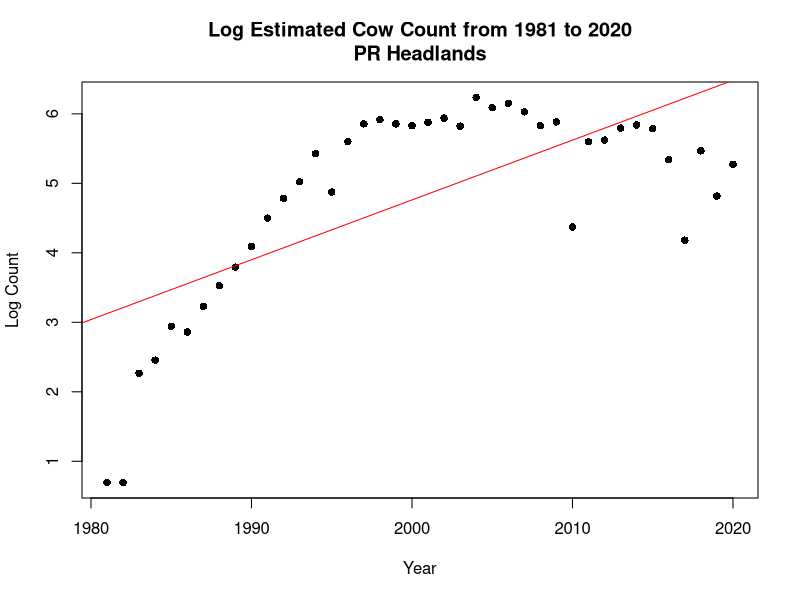
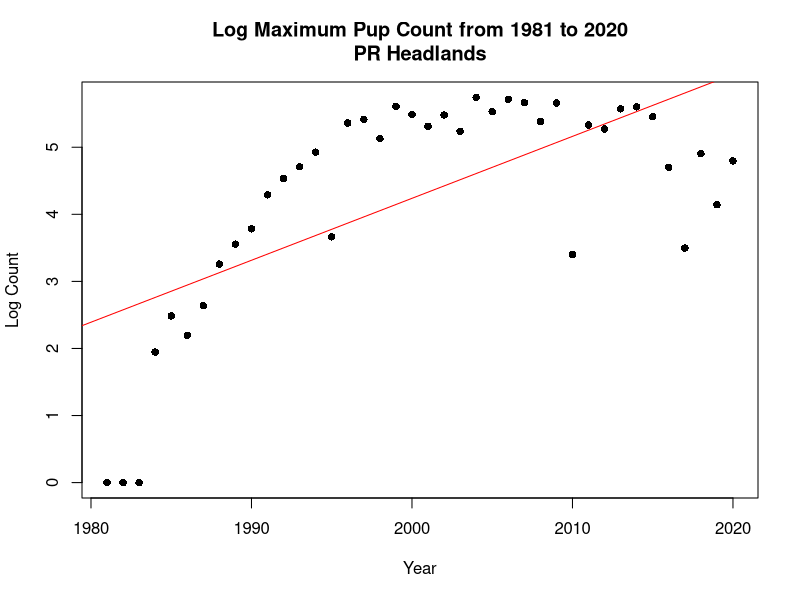
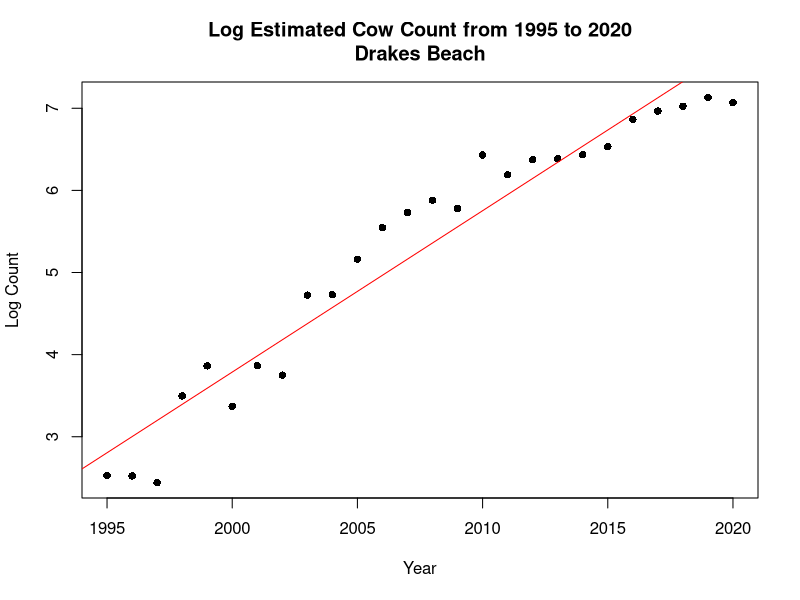
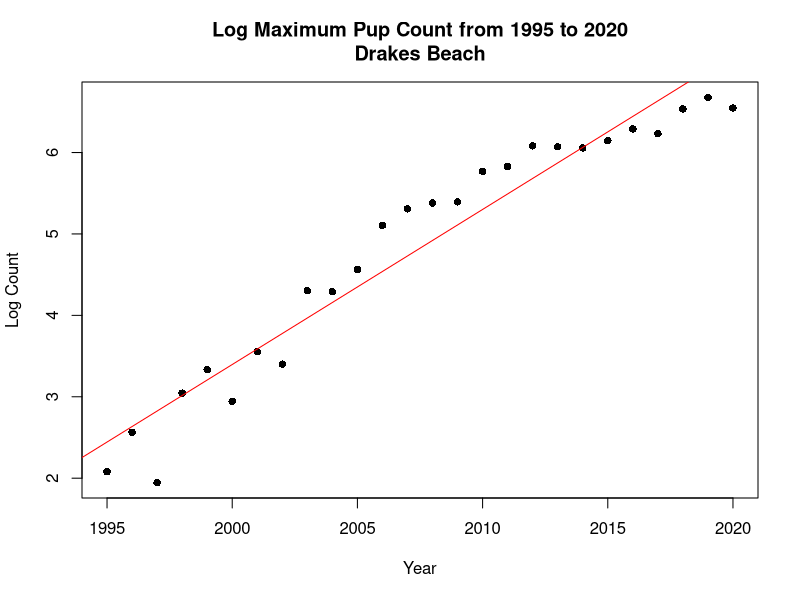
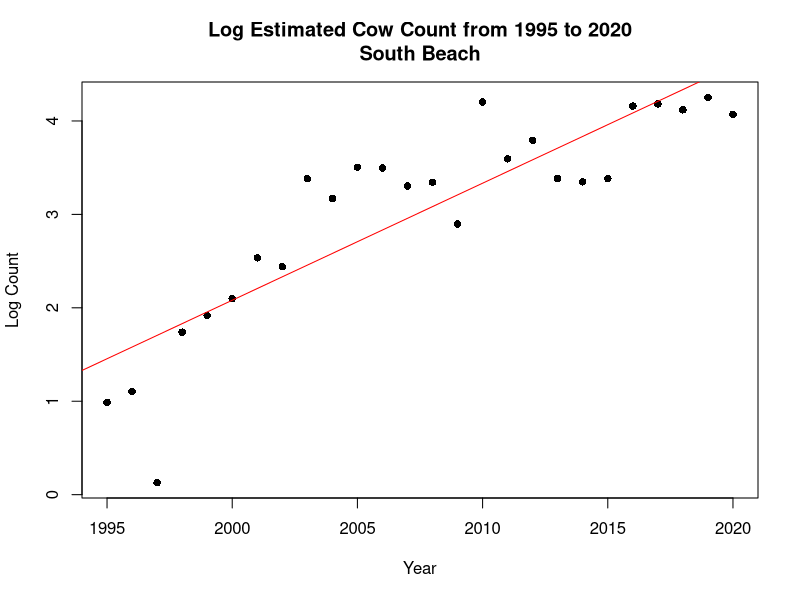
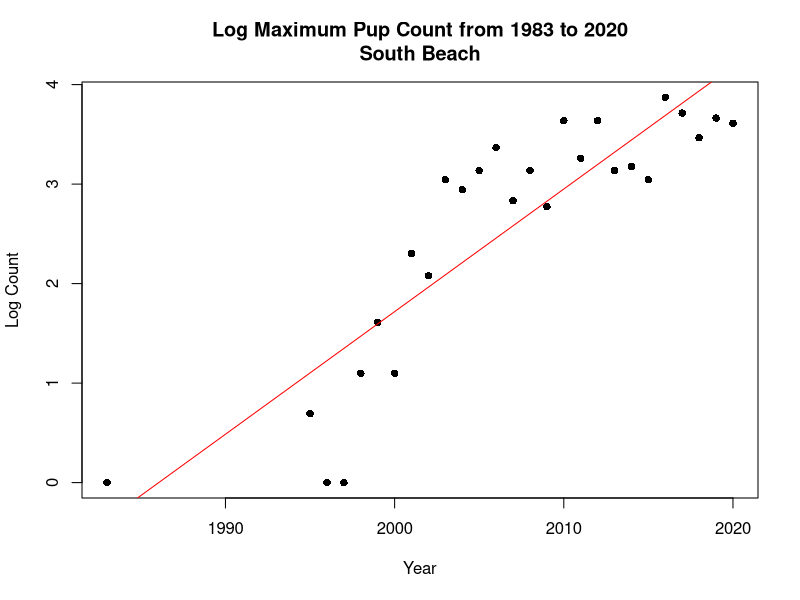
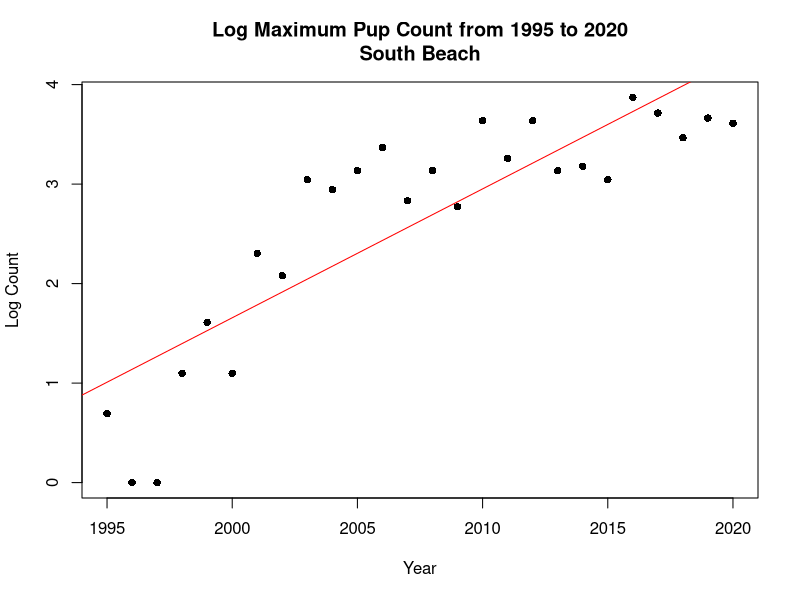
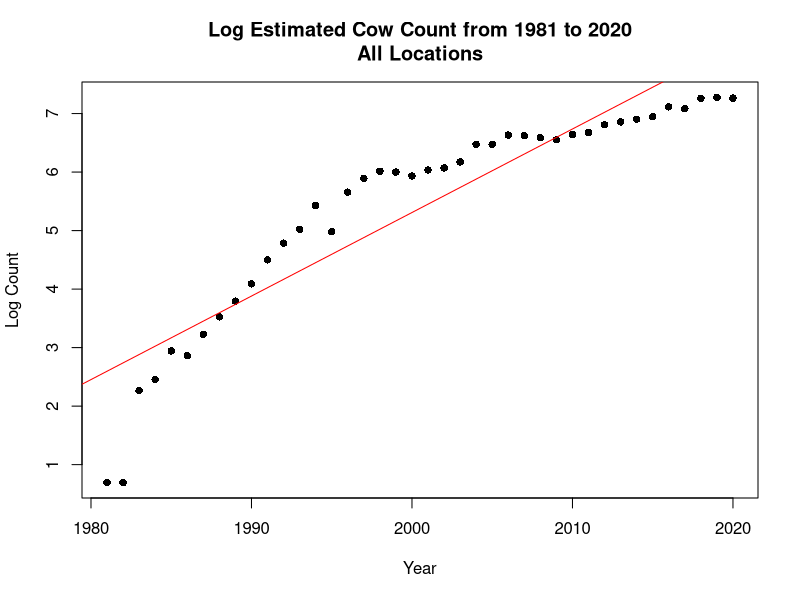

These figures' R source, in order:
#test
library("readxl")
library(dplyr)
library(lme4)
library(gamm4)

#setwd("~/Internship Summer 2021")
seals <- read_excel("Data/Eseal_1981-2020.xlsx")
# get rid of weird column
seals <- subset(seals, select = -(...6))

###############################
###Exploratory Data Analysis###
###############################

# get rid of deadpup (550 instances)
seals <- subset(seals, Age !="DEADPUP")

seals_date <- strptime(seals$Date, format="%Y-%m-%d")

# months included in the data set:
# 0 (Jan), 1 (Feb), 2 (March), 10 (Nov), 11 (Dec)

# write a function to get each season defined as November Year1 to March Year2
# for example season 0 is Nov 1980 to March 1981, season 1 is Nov 1981 to March 1982... season 9 is Nov 1989 to March 1990... season 39 is Nov 2019 to March 2020
# works for dates passed in as POSIXlt

get_season <- function(date) {
  if (date$mon > 6) {season <- date$year - 80}
  else season <- date$year - 81 
  return(season)
}

# function that does get_season on every item in a list
get_season_all <- function(lst) {
  vec <- vector("list", length(lst))
  for (i in 1:length(lst)) {
    vec[[i]] <- get_season(lst[[i]])
  }
  return(vec)
}

# function that gets the year corresponding to the season, useful for plotting
get_year <- function(date) {
  if (date$mon > 6) { 
    return(date$year+1901)
  } else {
    return(date$year+1900)
  }
}

# function that does get_year on every item in a list
get_year_all <- function(lst) {
  vec <- numeric()
  for (i in 1:length(lst)) {
    vec <- c(vec, get_year(lst[[i]]))
  }
  return(vec)
}

# now that we have the seasons we can add them to the tables
seals$season <- get_season_all(seals_date)
seals$year <- get_year_all(seals_date)
seals$month_day <- format(seals$Date, format="%m-%d")
# get rid of space in col name
colnames(seals)[5] <- "Survey_Type"

####################
######COW WORK######
####################

cows <- subset(seals, Age == "COW")

# grab cows by location
PRcows <- subset(cows, Location == "PR Headlands")
DBcows <- subset(cows, Location == "Drakes Beach")
SBcows <- subset(seals, Age == "COW" & Location == "South Beach")


# from Condit
Date <- format(seq(as.Date("1981-01-11"), as.Date("1981-02-08"), by="days"), format="%m-%d")
Multiplier <- c(2.295, 2.107, 1.946, 1.810, 1.693, 1.593, 1.507, 1.434, 1.372, 1.319, 1.274, 1.236, 1.206, 1.181, 1.161, 1.147, 1.138, 1.133, 1.134, 1.139, 1.149, 1.165, 1.186, 1.214, 1.249, 1.292, 1.343, 1.405, 1.479)
Upper <- c(2.678, 2.427, 2.222, 2.056, 1.916, 1.797, 1.696, 1.606, 1.528, 1.463, 1.406, 1.357, 1.316, 1.283, 1.254, 1.230, 1.213, 1.203, 1.200, 1.207, 1.225, 1.253, 1.287, 1.328, 1.378, 1.427, 1.513, 1.597, 1.702)
Lower <- c(1.888, 1.762, 1.650, 1.555, 1.472, 1.401, 1.340, 1.290, 1.246, 1.210, 1.179, 1.154, 1.133, 1.116, 1.104, 1.096, 1.091, 1.089, 1.087, 1.088, 1.093, 1.102, 1.115, 1.134, 1.159, 1.190, 1.228, 1.276, 1.333)
multiplierTable <- data.frame(Date=Date, Lower=Lower, Multiplier=Multiplier, Upper=Upper)

# function to estimate the population using Condit et al.
# not sure how to vectorize so it only works for rows of a table, not a whole table
# returns 0 if the date is out of the range Condit provided
estimate_pop <- function(row, multTbl) {
  if (row$month_day %in% multTbl$Date) {
    m <- multTbl$Multiplier[multTbl$Date == row$month_day] 
    return(m * row$Count)
  } else {
    return(0)
  }
}

# function for lower bound
estimate_pop_lower <- function(row, multTbl) {
  if (row$month_day %in% multTbl$Date) {
    m <- multTbl$Lower[multTbl$Date == row$month_day] 
    return(m * row$Count)
  } else {
    return(0)
  }
}

# function for upper bound
estimate_pop_upper <- function(row, multTbl) {
  if (row$month_day %in% multTbl$Date) {
    m <- multTbl$Upper[multTbl$Date == row$month_day] 
    return(m * row$Count)
  } else {
    return(0)
  }
}

# function that estimates the population for a table
estimate_pop_table <- function(table, multTbl) {
  vec <- numeric()
  lower <- numeric()
  upper <- numeric()
  for (i in 1:nrow(table)) {
    row <- table[i, ]
    est <- estimate_pop(row, multTbl)
    l <- estimate_pop_lower(row, multTbl)
    u <- estimate_pop_upper(row, multTbl)
    vec <- c(vec, est)
    lower <- c(lower, l)
    upper <- c(upper, u)
  }
  table$estimate <- vec
  table$lower <- lower
  table$upper <- upper
  return(table)
}

PRcows <- estimate_pop_table(PRcows, multiplierTable)
DBcows <- estimate_pop_table(DBcows, multiplierTable)
SBcows <- estimate_pop_table(SBcows, multiplierTable)


# determine which seasons don't fall into the date range now given by Sarah Codde: Jan 26 to Feb 2
peakDays <- format(seq(as.Date("1981-01-26"), as.Date("1981-02-02"), by="days"), format="%m-%d")

validate_dates <- function(table) {
  valid <- logical()
  for (i in 1:nrow(table)) {
    row <- table[i, ]
    isit <- row$month_day %in% peakDays
    valid <- c(valid, isit)
  }
  table$valid_date <- valid
  return(table)
}

PRcows <- validate_dates(PRcows)
DBcows <- validate_dates(DBcows)
SBcows <- validate_dates(SBcows)

# determine which years/seasons have observations during the peak Days
# returns a list of booleans where each element is a boolean value and named the season it corresponds to
valid_seasons <- function(table) {
  seasons <- unique(table$season) 
  vec <- vector("list", length(seasons))
  names(vec) <- seasons
  for (i in 1:length(seasons)) {
    tb <- subset(table, season == seasons[[i]]) 
    for (j in 1:nrow(tb)) {
      row <- tb[j, ]
      if (row$valid_date == TRUE) {
        vec[[i]] <- TRUE
      } 
    }
    if (is.null(vec[[i]])) {
      vec[[i]] <- FALSE
    }
  }
  return(vec)
}

# takes in a list returned by valid_seasons and a table with all counts for a location
# returns max counts in peakDays if they exist. if not then just take max count regardless of date
get_max <- function(list, table) {
  df <- data.frame(Date=as.Date(character()), Location=character(), Age=character(), Count=numeric(), Survey_Type=character(), season=numeric(), month_day=character(), estimate=numeric(), lower=numeric(), upper=numeric(), valid_date=logical())
  for (i in 1:length(list)) {
    tb <- subset(table, season == as.numeric(names(list)[i]))
    if (list[[i]]) { #you do have a valid date for that season
      tb <- subset(tb, month_day %in% peakDays)
    } 
    tb <- tb %>% slice(which.max(Count))
    df <- rbind(df, tb)
  }
  return(df)
}

PRvalszn <- valid_seasons(PRcows)
PRcows_max_count <- get_max(PRvalszn, PRcows)
#season 2 only has observations before peakDays, here uses max count

PRcows0 <- subset(PRcows, season == 0)
# three observations on Jan 6, 7, 8 all with a count of 2, set estimate and CI to 2 as well
PRcows_max_count$estimate[PRcows_max_count$season == 0] <- PRcows0$Count[1]
PRcows_max_count$lower[PRcows_max_count$season == 0] <- PRcows0$Count[1]
PRcows_max_count$upper[PRcows_max_count$season == 0] <- PRcows0$Count[1]

PRcows1 <- subset(PRcows, season == 1)
# highest count of 2 occurs on Jan 6, 7, 9, and 11, set estimate and CI to 2 as well
PRcows_max_count$estimate[PRcows_max_count$season == 1] <- PRcows1$Count[PRcows1$month_day == "01-11"]
PRcows_max_count$lower[PRcows_max_count$season == 1] <- PRcows1$Count[PRcows1$month_day == "01-11"]
PRcows_max_count$upper[PRcows_max_count$season == 1] <- PRcows1$Count[PRcows1$month_day == "01-11"]
PRcows_max_count$month_day[PRcows_max_count$season == 1] <- "01-11"
PRcows_max_count$Date[PRcows_max_count$season == 1] <- PRcows1$Date[5]

PRcows13 <- subset(PRcows, season == 13)
# no counts between 1/14 and 2/9
# max count occurs on Feb 9 with a count of 154
# use the Feb 9 count * Feb 8 multiplier (because it's only one day off)
PRcows_max_count$estimate[PRcows_max_count$season == 13] <- PRcows13$Count[PRcows13$month_day == "02-09"] * multiplierTable$Multiplier[multiplierTable$Date == "02-08"]
PRcows_max_count$upper[PRcows_max_count$season == 13] <- PRcows13$Count[PRcows13$month_day == "02-09"] * multiplierTable$Upper[multiplierTable$Date == "02-08"]
PRcows_max_count$lower[PRcows_max_count$season == 13] <- PRcows13$Count[PRcows13$month_day == "02-09"] * multiplierTable$Lower[multiplierTable$Date == "02-08"]


DBvalszn <- valid_seasons(DBcows)
DBcows_max_count <- get_max(DBvalszn, DBcows)
# guidance from Sarah Codde on season 39: "I'm pretty confident we missed the peak due to bad visibility (fog) 
# and then there was a quick drop off in numbers by 1/31. I think the count on 1/23 is a true peak. I think this 
# should be the one exception (to taking dates between 1/26 and 2/2) and we should keep this one."
# without the following code, this defaults to 1/31 for count (932) and estimate (1070.868)
DB39 <- subset(DBcows, season == 39)
DBcows_max_count$Date[DBcows_max_count$season == 39] <- DB39$Date[DB39$month_day == "01-23"]
DBcows_max_count$month_day[DBcows_max_count$season == 39] <-  "01-23"
DBcows_max_count$valid_date[DBcows_max_count$season == 39] <- FALSE
DBcows_max_count$Count[DBcows_max_count$season == 39] <- DB39$Count[DB39$month_day == "01-23"] #974
DBcows_max_count$estimate[DBcows_max_count$season == 39] <- DB39$estimate[DB39$month_day == "01-23"] #1174.644
DBcows_max_count$lower[DBcows_max_count$season == 39] <- DB39$lower[DB39$month_day == "01-23"]
DBcows_max_count$upper[DBcows_max_count$season == 39] <- DB39$upper[DB39$month_day == "01-23"]


SBvalszn <- valid_seasons(SBcows)
SBcows_max_count <- get_max(SBvalszn, SBcows)
#SB seasons 14/15 okay as is because few observations

# calculate totals across locations for cows
# pass in tbales for each location and col as a string 
total_max_count <- function(PR, SB, DB, col) {
  vec <- numeric()
  for (i in 0:39) {
    a <- PR[[col]][PR$season == i]
    if (identical(a, numeric(0))) { a <- 0}
    b <- SB[[col]][SB$season == i]
    if (identical(b, numeric(0))) { b <- 0}
    c <- DB[[col]][DB$season == i]
    if (identical(c, numeric(0))) { c <- 0}
    vec <- c(vec, a + b + c)
  }
  return(vec)
}

# total max count for all locations
cow_max_total <- total_max_count(PRcows_max_count, SBcows_max_count, DBcows_max_count, "Count")
# estimations for all locations
cow_est_total <- total_max_count(PRcows_max_count, SBcows_max_count, DBcows_max_count, "estimate")
cow_est_lower_total <- total_max_count(PRcows_max_count, SBcows_max_count, DBcows_max_count, "lower")
cow_est_upper_total <- total_max_count(PRcows_max_count, SBcows_max_count, DBcows_max_count, "upper")


# plot total estimates and max counts for each season
#plot(1981:2020, cow_est_total, main="Estimated Cow Count from 1981 to 2020\nAll Locations", xlab="Year", ylab='Estimate', pch=15)
#lines(1981:2020, cow_est_total)
#lines(1981:2020, cow_est_lower_total, col="grey")
#lines(1981:2020, cow_est_upper_total, col="grey")

# can also plot for each location
# these plots will plot 0 for missing estimates
#plot(1981:2020, PRcows_max_count$estimate, main="Estimated Cow Count from 1981 to 2020\nPR Headlands", xlab="Year", ylab='Estimate', pch=15)
#lines(1981:2020, PRcows_max_count$estimate)
#lines(1981:2020, PRcows_max_count$lower, col="grey")
#lines(1981:2020, PRcows_max_count$upper, col="grey")

#plot(1995:2020, DBcows_max_count$estimate, main="Estimated Cow Count from 1995 to 2020\nDrakes Beach", xlab="Year", ylab='Estimate', pch=15)
#lines(1995:2020, DBcows_max_count$estimate)
#lines(1995:2020, DBcows_max_count$lower, col="grey")
#lines(1995:2020, DBcows_max_count$upper, col="grey")

#plot(1995:2020, SBcows_max_count$estimate, main="Estimated Cow Count from 1995 to 2020\nSouth Beach", xlab="Year", ylab='Estimate', pch=15)
#lines(1995:2020, SBcows_max_count$estimate)
#lines(1995:2020, SBcows_max_count$lower, col="grey")
#lines(1995:2020, SBcows_max_count$upper, col="grey")

####################
######PUP WORK######
####################

# subset data by age class
# i visually inspected epups and pups_only and didn't see overlap in date and location so change all "EPUPS" to "PUPS"
pups <- subset(seals, Age == "PUP" | Age == "EPUP") 
pups$Age[pups$Age == "EPUP"] <- "PUP"

# just like for cows, we want to have counts from the peak days (Jan 26 to Feb 2)
pups <- validate_dates(pups)

# subset by location and determine which locations have observations during the peak Days to grab the max counts during the peak
PRpups <- subset(pups, Location == "PR Headlands")
PRvalsznp <- valid_seasons(PRpups)
PRpups_max_count <- get_max(PRvalsznp, PRpups)
# seasons 0, 1, 2, 13 do not have observations during the peak days. checked out visually and i'm ok with what was output by get_max


DBpups <- subset(pups, Location == "Drakes Beach")
DBvalsznp <- valid_seasons(DBpups)
DBpups_max_count <- get_max(DBvalsznp, DBpups)
# has a count for each season during the peak days

SBpups <- subset(pups, Location == "South Beach")
SBvalsznp <- valid_seasons(SBpups)
SBpups_max_count <- get_max(SBvalsznp, SBpups)
# seasons 14 and 15 both only have two observations, all of which are outside of peak days. i'm ok with what was output by get_max

# total pups up across locations. pups don't move between beaches so you can total different peak days
pups_max_total <- total_max_count(PRpups_max_count, SBpups_max_count, DBpups_max_count, "Count")

# also want to look at pups and weaned pups together. weaned pups might move between beaches so we need to take a max count from a single day each year

# takes in a table and returns a list indexed by season
# each item in the returned list is a list of all locations counts exist for in that season
which_seasons <- function(table) {
  seasons <- unique(table$season) 
  vec <- vector("list", length(seasons))
  names(vec) <- seasons
  for (i in 1:length(seasons)) {
    tb <- subset(table, season == seasons[[i]])
    locations <- unique(tb$Location)
    vec[[i]] <- locations
  }
  return(vec)
}

# returns a table with dates and counts combined across locations
combine_counts <- function(list, table) {
  df <- data.frame(Date=as.Date(character()), Count=numeric(), season=numeric(), year=numeric(), valid_date=logical(), month_day=character())
  for (i in 1:length(list)) {
    szn <- as.numeric(names(list)[i])
    yr <- szn + 1981
    locations <- list[[i]]
    t <- subset(table, season == szn)
    dates <- unique(t$Date)
    for (j in 1:length(dates)) {
      d <- subset(t, Date == dates[j])
      sum <- 0
      for (k in 1:nrow(d)) {
        sum <- sum + d[k, ]$Count
      }
      r <- data.frame(dates[j], sum, szn, yr, d$valid_date[1], d$month_day[1])
      names(r) <- c("Date", "Count", "season", "year", "valid_date", "month_day")
      df <- rbind(df, r)
    }
  }
  return(df)
}

wnr <- subset(seals, Age == "WNR")
wnr <- validate_dates(wnr)
pw <- rbind(wnr, pups)

pw_locations <- which_seasons(pw)
pw_all <- combine_counts(pw_locations, pw)
pwvalszn <- valid_seasons(pw_all) 
# we have at least 1 observation during the peak days except for seasons 0, 1, and 13 
# as before, seasons 0, 1 have only a handful of observations and 13 doesn't have any observations between 1/14 and 2/9
pw_all_max_counts <- get_max(pwvalszn , pw_all)

# plot Pups and Weaned Pups
#title <- paste ("Maximum Pup and Weaned Pup Counts")
#plot(pw_all_max_counts$year, pw_all_max_counts$Count, main=title, xlab="Year", ylab='Maximum Count', pch=15)
#lines(pw_all_max_counts$year, pw_all_max_counts$Count)


####################
###Tidy(ish) Data###
####################

########COWS########

# puts the data assembled above into a tidy(ish) data format with columns:
# Age ("COW", "PUP", "PUPWNR"); Year (1981:2020); Location ("PR Headlands", "Drakes Beach", "South Beach", "All");
# Count; Count_Type ("max", "estimate", "lower_est", "upper_est")

tidyCows <- data.frame(Age=character(), Year=numeric(), Location=character(), Count=numeric(), Count_Type=character())
season <- 1

for (i in 1981:2020) {
  # grab PR for season iteratively
  PR <- subset(PRcows_max_count, year==i)
  PR <- PR[, c(2, 3, 4, 7, 9, 10, 11)]
  
  max <- data.frame("COW", i, "PR Headlands", PR$Count, "max")
  names(max) <- c("Age", "Year", "Location", "Count", "Count_Type")
  tidyCows <- rbind(tidyCows, max)
  
  est <- data.frame("COW", i, "PR Headlands", PR$estimate, "estimate")
  names(est) <- c("Age", "Year", "Location", "Count", "Count_Type")
  tidyCows <- rbind(tidyCows, est)
  
  low <- data.frame("COW", i, "PR Headlands", PR$lower, "lower estimate")
  names(low) <- c("Age", "Year", "Location", "Count", "Count_Type")
  tidyCows <- rbind(tidyCows, low)
  
  up <- data.frame("COW", i, "PR Headlands", PR$upper, "upper estimate")
  names(up) <- c("Age", "Year", "Location", "Count", "Count_Type")
  tidyCows <- rbind(tidyCows, up)
  
  # grab DB and SB counts when they exist (above season 13)
  if (i >= 1995) {
    DB <- subset(DBcows_max_count, year==i)
    DB <- DB[, c(2, 3, 4, 7, 9, 10, 11)]
    
    max <- data.frame("COW", i, "Drakes Beach", DB$Count, "max")
    names(max) <- c("Age", "Year", "Location", "Count", "Count_Type")
    tidyCows <- rbind(tidyCows, max)
    
    est <- data.frame("COW", i, "Drakes Beach", DB$estimate, "estimate")
    names(est) <-c("Age", "Year", "Location", "Count", "Count_Type")
    tidyCows <- rbind(tidyCows, est)
    
    low <- data.frame("COW", i, "Drakes Beach", DB$lower, "lower estimate")
    names(low) <- c("Age", "Year", "Location", "Count", "Count_Type")
    tidyCows <- rbind(tidyCows, low)
    
    up <- data.frame("COW", i, "Drakes Beach", DB$upper, "upper estimate")
    names(up) <- c("Age", "Year", "Location", "Count", "Count_Type")
    tidyCows <- rbind(tidyCows, up)
    
    SB <- subset(SBcows_max_count, year==i)
    SB <- SB[, c(2, 3, 4, 7, 9, 10, 11)]
    
    max <- data.frame("COW", i, "South Beach", SB$Count, "max")
    names(max) <-c("Age", "Year", "Location", "Count", "Count_Type")
    tidyCows <- rbind(tidyCows, max)
    
    est <- data.frame("COW", i, "South Beach", SB$estimate, "estimate")
    names(est) <- c("Age", "Year", "Location", "Count", "Count_Type")
    tidyCows <- rbind(tidyCows, est)
    
    low <- data.frame("COW", i, "South Beach", SB$lower, "lower estimate")
    names(low) <- c("Age", "Year", "Location", "Count", "Count_Type")
    tidyCows <- rbind(tidyCows, low)
    
    up <- data.frame("COW", i, "South Beach", SB$upper, "upper estimate")
    names(up) <- c("Age", "Year", "Location", "Count", "Count_Type")
    tidyCows <- rbind(tidyCows, up)
  }
  
  
  # get the conts from all locations
  max <- data.frame("COW", i, "All", cow_max_total[season], "max")
  names(max) <- c("Age", "Year", "Location", "Count", "Count_Type")
  tidyCows <- rbind(tidyCows, max)
  
  est <- data.frame("COW", i, "All", cow_est_total[season], "estimate")
  names(est) <- c("Age", "Year", "Location", "Count", "Count_Type")
  tidyCows <- rbind(tidyCows, est)
  
  low <- data.frame("COW", i, "All", cow_est_lower_total[season], "lower estimate")
  names(low) <- c("Age", "Year", "Location", "Count", "Count_Type")
  tidyCows <- rbind(tidyCows, low)
  
  up <- data.frame("COW", i, "All", cow_est_upper_total[season], "upper estimate")
  names(up) <- c("Age", "Year", "Location", "Count", "Count_Type")
  tidyCows <- rbind(tidyCows, up)
  season <- season + 1
}

########PUPS########

tidyPups <- data.frame(Age=character(), Year=numeric(), Location=character(), Count=numeric(), Count_Type=character())
season <- 1
for (i in 1981:2020) {
  PR <- subset(PRpups_max_count, year == i)
  if (nrow(PR) > 0) {
    t <- data.frame("PUP", i, "PR Headlands", PR$Count, "max")
    names(t) <- c("Age", "Year", "Location", "Count", "Count_Type")
    tidyPups <- rbind(tidyPups, t)
  }
  
  DB <- subset(DBpups_max_count, year == i)
  if (nrow(DB) > 0) {
    t <- data.frame("PUP", i, "Drakes Beach", DB$Count, "max")
    names(t) <- c("Age", "Year", "Location", "Count", "Count_Type")
    tidyPups <- rbind(tidyPups, t)
  }
  
  SB <- subset(SBpups_max_count, year == i)
  if (nrow(SB) > 0) {
    t <- data.frame("PUP", i, "South Beach", SB$Count, "max")
    names(t) <- c("Age", "Year", "Location", "Count", "Count_Type")
    tidyPups <- rbind(tidyPups, t)
  }
  
  t <- data.frame("PUP", i, "All", pups_max_total[season], "max")
  names(t) <- c("Age", "Year", "Location", "Count", "Count_Type")
  tidyPups <- rbind(tidyPups, t)
  season <- season + 1
  
  pws <- subset(pw_all_max_counts, year == i)
  t <- data.frame("PUP&WNR", i, "All", pws$Count, "max")
  names(t) <- c("Age", "Year", "Location", "Count", "Count_Type")
  tidyPups <- rbind(tidyPups, t)
}

# WHAT IS GOING ON WITH SEASON 14/YEAR 1995
# I think it's okay but I should come back and look at why the pup count is higher than the pup&weaner count and decide what to do when this happens

tidySeals <- rbind(tidyPups, tidyCows)

######################
###POULATION TRENDS###
######################

##Read in the MEI file
mei <- read.table("Data/meiv2.data")
#name columns that will be used
mei <- mei %>% rename(
    Year = V1,
    DJ = V2,
    JF = V3
  )
#select columns that will be used
mei <- subset(mei, select = Year:JF)
#get mean of DJ and JF
mei$meanDJF <- rowMeans(mei[,c('DJ', 'JF')], na.rm=TRUE)
#join with seal data
tidySeals <- tidySeals %>% left_join(mei)
tidyCows <- tidyCows %>% left_join(mei)
tidyPups <- tidyPups %>% left_join(mei)

###################### 
# Simple linear regression on log(counts) for cows/pups/wnrs at the three sites and as a whole. 
######################

#subset the dataframes for models
tidyPRcowsest <- subset(tidyCows, Location == "PR Headlands" & Count_Type == "estimate")
tidyPRpup <- subset(tidyPups, Location == "PR Headlands" & Count_Type == "max")

tidyDBcowsest <- subset(tidyCows, Location == "Drakes Beach" & Count_Type == "estimate")
tidyDBpup <- subset(tidyPups, Location == "Drakes Beach" & Count_Type == "max")

tidySBcowsest <- subset(tidyCows, Location == "South Beach" & Count_Type == "estimate")
tidySBpup <- subset(tidyPups, Location == "South Beach" & Count_Type == "max")

tidyALLcowsest <- subset(tidyCows, Location == "All" & Count_Type == "estimate")
tidyALLpup <- subset(tidyPups, Location == "All" & Age == "PUP" & Count_Type == "max")
tidyALLpupwnr <- subset(tidyPups, Location == "All" & Age == "PUP&WNR" & Count_Type == "max")

#PR COW
LM_PR_cow <- lm(log(tidyPRcowsest$Count) ~ tidyPRcowsest$Year)
summary(LM_PR_cow)
plot(tidyPRcowsest$Year, log(tidyPRcowsest$Count), main="Log Estimated Cow Count from 1981 to 2020\nPR Headlands", xlab="Year", ylab='Log Count', pch=16)
abline(LM_PR_cow, col="red")
#plot.new()
##plot(LM_PR_cow)

#PR PUP
LM_PR_pup <- lm(log(tidyPRpup$Count) ~ tidyPRpup$Year)
summary(LM_PR_pup)
plot(tidyPRpup$Year, log(tidyPRpup$Count), main="Log Maximum Pup Count from 1981 to 2020\nPR Headlands", xlab="Year", ylab='Log Count', pch=16)
abline(LM_PR_pup, col="red")
#plot(LM_PR_pup)

#DB COW
LM_DB_cow <- lm(log(tidyDBcowsest$Count) ~ tidyDBcowsest$Year)
summary(LM_DB_cow)
plot(tidyDBcowsest$Year, log(tidyDBcowsest$Count), main="Log Estimated Cow Count from 1995 to 2020\nDrakes Beach", xlab="Year", ylab='Log Count', pch=16)
abline(LM_DB_cow, col="red")
#plot(LM_DB_cow)
# honestly this does a pretty ok job

#DB PUP
LM_DB_pup <- lm(log(tidyDBpup$Count) ~ tidyDBpup$Year)
summary(LM_DB_pup)
plot(tidyDBpup$Year, log(tidyDBpup$Count), main="Log Maximum Pup Count from 1995 to 2020\nDrakes Beach", xlab="Year", ylab='Log Count', pch=16)
abline(LM_DB_pup, col="red")
#plot(LM_DB_pup)
# honestly this does a pretty ok job

#SB COW
LM_SB_cow <- lm(log(tidySBcowsest$Count) ~ tidySBcowsest$Year)
summary(LM_SB_cow)
plot(tidySBcowsest$Year, log(tidySBcowsest$Count), main="Log Estimated Cow Count from 1995 to 2020\nSouth Beach", xlab="Year", ylab='Log Count', pch=16)
abline(LM_SB_cow, col="red")
#plot(LM_SB_cow)
# honestly this does a pretty ok job

#SB PUP
LM_SB_pup <- lm(log(tidySBpup$Count) ~ tidySBpup$Year)
summary(LM_SB_pup)
plot(tidySBpup$Year, log(tidySBpup$Count), main="Log Maximum Pup Count from 1983 to 2020\nSouth Beach", xlab="Year", ylab='Log Count', pch=16)
abline(LM_SB_pup, col="red")
#plot(LM_SB_pup)
# honestly this does a pretty ok job, but could do better by dropping the one odd count from 1983

#SB PUP NO 1983
tidySBpupN <- subset(tidySBpup, Year != 1983)
LM_SB_pupN <- lm(log(tidySBpupN$Count) ~ tidySBpupN$Year)
summary(LM_SB_pupN)
plot(tidySBpupN$Year, log(tidySBpupN$Count), main="Log Maximum Pup Count from 1995 to 2020\nSouth Beach", xlab="Year", ylab='Log Count', pch=16)
abline(LM_SB_pupN, col="red")
#plot(LM_SB_pupN)
# ehh just changes the intercept.. kind of the same as LM_SB_pup

#ALL LOCATIONS COW
LM_all_cow <- lm(log(tidyALLcowsest$Count) ~ tidyALLcowsest$Year)
summary(LM_all_cow)
plot(tidyALLcowsest$Year, log(tidyALLcowsest$Count), main="Log Estimated Cow Count from 1981 to 2020\nAll Locations", xlab="Year", ylab='Log Count', pch=16)
abline(LM_all_cow, col="red")
#plot(LM_all_cow)

#ALL LOCATIONS PUP
LM_all_pup <- lm(log(tidyALLpup$Count) ~ tidyALLpup$Year)
summary(LM_all_pup)
plot(tidyALLpup$Year, log(tidyALLpup$Count), main="Log Maximum Pup Count from 1981 to 2020\nAll Locations", xlab="Year", ylab='Log Count', pch=16)
abline(LM_all_pup, col="red")
#plot(LM_all_pup)

#ALL LOCATIONS PUP AND WEANER
LM_all_pupwnr <- lm(log(tidyALLpupwnr$Count) ~ tidyALLpupwnr$Year)
summary(LM_all_pupwnr)
plot(tidyALLpupwnr$Year, log(tidyALLpupwnr$Count), main="Log Maximum Pup and Weaner Count from 1981 to 2020\nAll Locations", xlab="Year", ylab='Log Count', pch=16)
abline(LM_all_pupwnr, col="red")
#plot(LM_all_pupwnr)


###################### Generalized Linear Mixed-model with counts poisson distributed
###################### ignore?? double check

# format: m.glmer <- glmer(Count ~ Year + (1|Site), family = poisson, data = DATA) 

#COW
tidycowsNoT <- subset(tidyCows, Location != "All" & Count_Type == "estimate")
tidycowsNoT$rounded <- round(tidycowsNoT$Count) #need integer values
#glmr_cow <- glmer(rounded ~ Year + (1|Location), family = poisson, data = tidycowsNoT)
# above throws Warning message: 
#  In checkConv(attr(opt, "derivs"), opt$par, ctrl = control$checkConv,  :
#                 Model is nearly unidentifiable: very large eigenvalue
#               - Rescale variables?;Model is nearly unidentifiable: large eigenvalue ratio
#               - Rescale variables?

#I figure that the same will happen for pups and pups/weaners so I didn't try it


#ALL LOCATIONS COW
glm_all_cow <- glm(round(tidyALLcowsest$Count) ~ tidyALLcowsest$Year, family = poisson) #wants integer values only so round the estimated counts
plot(tidyALLcowsest$Year, log(tidyALLcowsest$Count), main="Log Estimated Cow Counts from 1981 to 2020\nAll Locations", xlab="Year", ylab='log count', pch=16)
abline(glm_all_cow, col="blue")
#does a good job from mid 1990s onward

#ALL LOCATIONS PUP
glm_all_pup <- glm(tidyALLpup$Count ~ tidyALLpup$Year, family = poisson)
plot(tidyALLpup$Year, log(tidyALLpup$Count), main="Log Max Pup Counts from 1981 to 2020\nAll Locations", xlab="Year", ylab='log count', pch=16)
abline(glm_all_pup, col="blue")
#same as above, does a good job from mid 1990s onward

#ALL LOCATIONS PUP AND WEANER
glm_all_pupwnr <- glm(tidyALLpupwnr$Count ~ tidyALLpupwnr$Year, family = poisson)
plot(tidyALLpupwnr$Year, log(tidyALLpupwnr$Count), main="Log Max Pup and Weaner Counts from 1981 to 2020\nAll Locations", xlab="Year", ylab='log count', pch=16)
abline(glm_all_pupwnr, col="blue")


###################### Generalized Additive Mixed model with counts poisson distributed
#update 6/5 added family arg -> nonlinear plots..
#https://drmowinckels.io/blog/2019-11-16-plotting-gamm-interactions-with-ggplot2/ plotting with ggplot (??)
#https://gavinsimpson.github.io/gratia/reference/draw.gam.html also i can't figure out how to use this??

tidypupNoT <- subset(tidyPups, Location != "All" & Age == "PUP")
tidypupwnrNoT <- subset(tidyPups, Age == "PUP&WNR")

gamm_cow <- gamm4(rounded ~ s(Year), random=~(1|Location), data=tidycowsNoT, family=poisson)
plot(gamm_cow$gam)
##summary(gamm_cow$gam) 

gamm_pup <- gamm4(Count ~ s(Year), random=~(1|Location), data=tidypupNoT, family=poisson)
plot(gamm_pup$gam)
##summary(gamm_pup)

#removed random effects because it's calculated across all locations not by location (let me know if we need it by location)
gamm_pupwnr <- gamm4(Count ~ s(Year), data=tidypupwnrNoT, family=poisson)
plot(gamm_pupwnr$gam)
##summary(gamm_pup)

#plots of all are similar.. gamm_pupwnr is a little different than the other two

ga_cow <- gam(round(Count) ~ s(Year), family=poisson, data=tidyALLcowsest)
plot(ga_cow)
plot(fitted(ga_cow), resid(ga_cow))
##AIC 430.4981

ga_pup <- gam(Count ~s(Year), family=poisson, data=tidyALLpup)
plot(ga_pup)
plot(fitted(ga_pup), resid(ga_pup))
##AIC 601.7505

ga_pupwnr <- gam(Count ~s(Year), family=poisson, data=tidyALLpupwnr)
plot(ga_pupwnr)
plot(fitted(ga_pupwnr), resid(ga_pupwnr))
##AIC 686.1113

##################
###MEI
##################

gamm_cow_mei <- gamm4(rounded ~ s(Year) + s(meanDJF), random=~(1|Location), data=tidycowsNoT, family=poisson)
plot(gamm_cow_mei$gam)

summary(gamm_cow_mei$gam) 

gamm_pup_mei <- gamm4(Count ~ s(Year) + s(meanDJF), random=~(1|Location), data=tidypupNoT, family=poisson)
plot(gamm_pup_mei$gam)
##summary(gamm_pup_mei)

#removed random effects because it's calculated across all locations not by location (let me know if we need it by location)
gamm_pupwnr_mei <- gamm4(Count ~ s(Year) + s(meanDJF), data=tidypupwnrNoT, family=poisson)
plot(gamm_pupwnr_mei$gam)
##summary(gamm_pup_mei)



ga_cow_mei <- gam(round(Count) ~ s(Year) + s(meanDJF), family=poisson, data=tidyALLcowsest)
plot(ga_cow_mei)
plot(fitted(ga_cow_mei), resid(ga_cow_mei))
##AIC 410.1161

ga_pup_mei <- gam(Count ~s(Year) + s(meanDJF), family=poisson, data=tidyALLpup)
plot(ga_pup_mei)
plot(fitted(ga_pup_mei), resid(ga_pup_mei)) #one outlier residual
##AIC 507.4631

ga_pupwnr_mei <- gam(Count ~s(Year) + s(meanDJF), family=poisson, data=tidyALLpupwnr)
plot(ga_pupwnr_mei)
plot(fitted(ga_pupwnr_mei), resid(ga_pupwnr_mei)) #one outlier residual, otherwise good and better than without mei
##AIC 577.2867


#################
######NOTES######
#################
#try without and look into this if problematic
#tensor product smooths > bivariate thin plate splines (how to choose??) especially for when using MEI
#use t2(x, z) for gamm4(), can be used in gam() as well i think if not try te(x, z)
#https://rdrr.io/cran/gamm4/man/gamm4.html


#look into breakpoints -> two piecewise linear models https://cran.r-project.org/web/packages/segmented/segmented.pdf
#https://cran.r-project.org/web/packages/jtools/vignettes/summ.html
